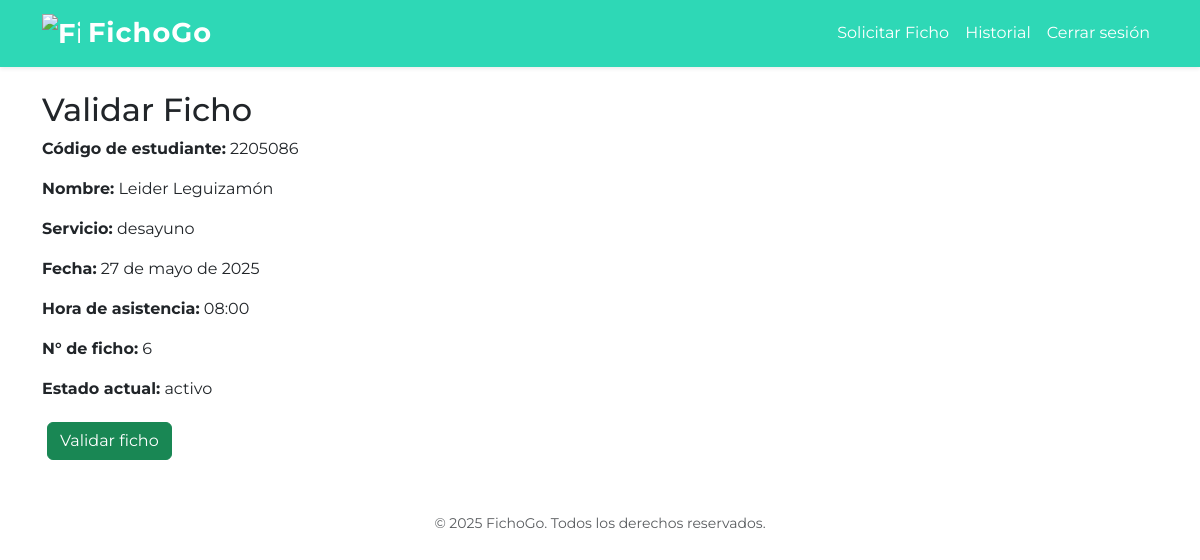
The page /validar-ficho/56/ (signed in) on the database as committed earlier.
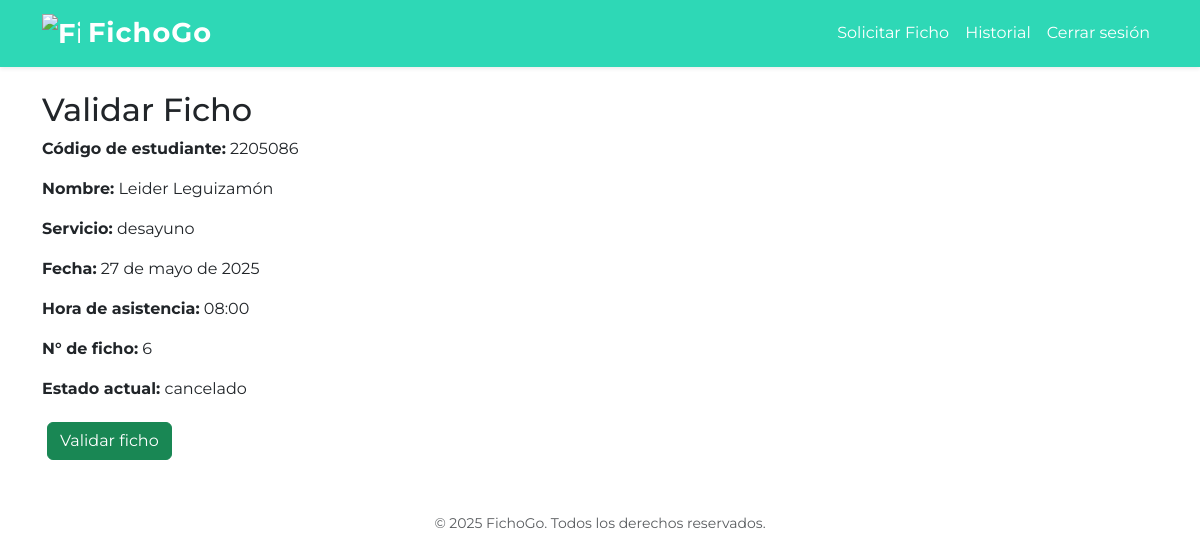
The same page on the database as committed later.
### core/models.py (models this page shows, shortened)
class Ficho(models.Model):
    usuario = models.ForeignKey(settings.AUTH_USER_MODEL, on_delete=models.CASCADE)
    cupo = models.ForeignKey(Cupo, on_delete=models.CASCADE)
    hora = models.TimeField()
    estado = models.CharField(max_length=20, choices=[('activo', 'Activo'), ('cancelado', 'Cancelado')], default='activo')
    fecha_creacion = models.DateTimeField(auto_now_add=True)
    codigo_qr = models.ImageField(upload_to='qr/', blank=True, null=True)
    hora_validacion = models.DateTimeField(null=True, blank=True)

class Cupo(models.Model):
    SERVICIOS = [
        ('desayuno', 'Desayuno (6:45 am - 8:30 am)'),
        ('almuerzo', 'Almuerzo (11:30 am - 1:30 pm)'),
        ('cena', 'Cena (5:30 pm - 7:30 pm)')
    ]
    nombre_servicio = models.CharField(max_length=100, choices=SERVICIOS, verbose_name='Servicio')
    cantidad_total = models.PositiveIntegerField()
    cantidad_disponible = models.PositiveIntegerField()
    fecha = models.DateField()

### core/views.py (the view)
# urls.py: path('validar-ficho/<int:ficho_id>/', views.validar_ficho, name='validar_ficho'),
@login_required
def validar_ficho(request, ficho_id):
    ficho = Ficho.objects.get(id=ficho_id)
    if request.method == 'POST':
        ficho.estado = 'usado'
        ficho.hora_validacion = timezone.now()
        ficho.save()
        messages.success(request, 'Ficho validado correctamente.')
        return redirect('panel_admin')
    numero_ficho = Ficho.objects.filter(cupo=ficho.cupo, fecha_creacion__lt=ficho.fecha_creacion).count() + 1
    return render(request, 'core/validar_ficho.html', {
        'ficho': ficho,
        'numero_ficho': numero_ficho
    })

### core/templates/core/validar_ficho.html (shortened to what this page needs)
{% extends 'core/base.html' %}
{% block content %}
<h2>Validar Ficho</h2>
<p><strong>Código de estudiante:</strong> {{ ficho.usuario.username }}</p>
<p><strong>Nombre:</strong> {{ ficho.usuario.first_name }}</p>
<p><strong>Servicio:</strong> {{ ficho.cupo.nombre_servicio }}</p>
<p><strong>Fecha:</strong> {{ ficho.cupo.fecha|date:'d \d\e F \d\e Y' }}</p>
<p><strong>Hora de asistencia:</strong> {{ ficho.hora }}</p>
<p><strong>N° de ficho:</strong> {{ numero_ficho }}</p>
<p><strong>Estado actual:</strong> {{ ficho.estado }}</p>
<form method="post">
  <button type="submit" class="btn btn-success">Validar ficho</button>
</form>
{% endblock %}

Rows that differ between the two databases and show on the page:
changed Ficho "Leider Leguizamón": estado "activo" → "cancelado"
